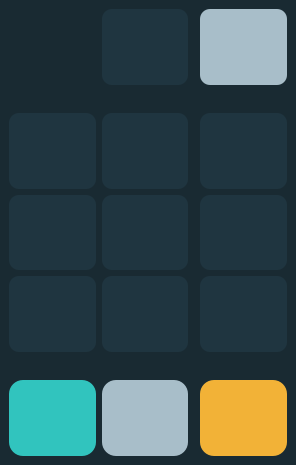
<?xml version="1.0" encoding="UTF-8"?>
<ui version="4.0">
 <class>MainWindow</class>
 <widget class="QMainWindow" name="MainWindow">
  <property name="geometry">
   <rect>
    <x>0</x>
    <y>0</y>
    <width>296</width>
    <height>465</height>
   </rect>
  </property>
  <property name="sizePolicy">
   <sizepolicy hsizetype="Preferred" vsizetype="Expanding">
    <horstretch>0</horstretch>
    <verstretch>0</verstretch>
   </sizepolicy>
  </property>
  <property name="windowTitle">
   <string/>
  </property>
  <property name="styleSheet">
   <string notr="true">background-color: rgb(25, 42, 50);
</string>
  </property>
  <widget class="QWidget" name="centralwidget">
   <layout class="QGridLayout" name="gridLayout">
    <item row="0" column="0">
     <widget class="QPushButton" name="btn_xo">
      <property name="sizePolicy">
       <sizepolicy hsizetype="Expanding" vsizetype="Expanding">
        <horstretch>0</horstretch>
        <verstretch>0</verstretch>
       </sizepolicy>
      </property>
      <property name="toolTip">
       <string>&lt;html&gt;&lt;head/&gt;&lt;body&gt;&lt;p align=&quot;center&quot;&gt;&lt;span style=&quot; font-size:10pt; font-weight:700;&quot;&gt;This is a simple Tik-Tak-Toe game, Designed and programmed by Zahra Eslami!&lt;/span&gt;&lt;/p&gt;&lt;/body&gt;&lt;/html&gt;</string>
      </property>
      <property name="styleSheet">
       <string notr="true">background-color: rgb(25, 42, 50);
border-radius: 10px;</string>
      </property>
      <property name="text">
       <string/>
      </property>
     </widget>
    </item>
    <item row="0" column="1">
     <widget class="QPushButton" name="btn_turn">
      <property name="sizePolicy">
       <sizepolicy hsizetype="Expanding" vsizetype="Expanding">
        <horstretch>0</horstretch>
        <verstretch>0</verstretch>
       </sizepolicy>
      </property>
      <property name="styleSheet">
       <string notr="true">background-color: rgb(31, 53, 64);
border-radius: 10px;
font: 700 16pt &quot;Consolas&quot;;
font-weight: bold; 
color: rgb(168,190,201); 
</string>
      </property>
      <property name="text">
       <string/>
      </property>
     </widget>
    </item>
    <item row="0" column="3">
     <widget class="QPushButton" name="btn_reset">
      <property name="sizePolicy">
       <sizepolicy hsizetype="Expanding" vsizetype="Expanding">
        <horstretch>0</horstretch>
        <verstretch>0</verstretch>
       </sizepolicy>
      </property>
      <property name="styleSheet">
       <string notr="true">background-color: rgb(168,190,201);
border-radius: 10px;</string>
      </property>
      <property name="text">
       <string/>
      </property>
     </widget>
    </item>
    <item row="1" column="0">
     <widget class="QLineEdit" name="lineEdit">
      <property name="styleSheet">
       <string notr="true">background-color: rgb(25, 42, 50);
border-radius: 10px;</string>
      </property>
     </widget>
    </item>
    <item row="1" column="1" colspan="2">
     <widget class="QLineEdit" name="lineEdit_2">
      <property name="styleSheet">
       <string notr="true">background-color: rgb(25, 42, 50);
border-radius: 10px;</string>
      </property>
     </widget>
    </item>
    <item row="1" column="3">
     <widget class="QLineEdit" name="lineEdit_3">
      <property name="sizePolicy">
       <sizepolicy hsizetype="Expanding" vsizetype="Fixed">
        <horstretch>0</horstretch>
        <verstretch>0</verstretch>
       </sizepolicy>
      </property>
      <property name="styleSheet">
       <string notr="true">background-color: rgb(25, 42, 50);
border-radius: 10px;</string>
      </property>
     </widget>
    </item>
    <item row="2" column="0">
     <widget class="QPushButton" name="btn1">
      <property name="sizePolicy">
       <sizepolicy hsizetype="Expanding" vsizetype="Expanding">
        <horstretch>0</horstretch>
        <verstretch>0</verstretch>
       </sizepolicy>
      </property>
      <property name="styleSheet">
       <string notr="true">background-color: rgb(31, 53, 64);
border-radius: 10px;</string>
      </property>
      <property name="text">
       <string/>
      </property>
     </widget>
    </item>
    <item row="2" column="1">
     <widget class="QPushButton" name="btn2">
      <property name="sizePolicy">
       <sizepolicy hsizetype="Expanding" vsizetype="Expanding">
        <horstretch>0</horstretch>
        <verstretch>0</verstretch>
       </sizepolicy>
      </property>
      <property name="styleSheet">
       <string notr="true">background-color: rgb(31, 53, 64);
border-radius: 10px;</string>
      </property>
      <property name="text">
       <string/>
      </property>
     </widget>
    </item>
    <item row="2" column="3">
     <widget class="QPushButton" name="btn3">
      <property name="sizePolicy">
       <sizepolicy hsizetype="Expanding" vsizetype="Expanding">
        <horstretch>0</horstretch>
        <verstretch>0</verstretch>
       </sizepolicy>
      </property>
      <property name="styleSheet">
       <string notr="true">background-color: rgb(31, 53, 64);
border-radius: 10px;</string>
      </property>
      <property name="text">
       <string/>
      </property>
     </widget>
    </item>
    <item row="3" column="0">
     <widget class="QPushButton" name="btn4">
      <property name="sizePolicy">
       <sizepolicy hsizetype="Expanding" vsizetype="Expanding">
        <horstretch>0</horstretch>
        <verstretch>0</verstretch>
       </sizepolicy>
      </property>
      <property name="styleSheet">
       <string notr="true">background-color: rgb(31, 53, 64);
border-radius: 10px;</string>
      </property>
      <property name="text">
       <string/>
      </property>
     </widget>
    </item>
    <item row="3" column="1">
     <widget class="QPushButton" name="btn5">
      <property name="sizePolicy">
       <sizepolicy hsizetype="Expanding" vsizetype="Expanding">
        <horstretch>0</horstretch>
        <verstretch>0</verstretch>
       </sizepolicy>
      </property>
      <property name="styleSheet">
       <string notr="true">background-color: rgb(31, 53, 64);
border-radius: 10px;</string>
      </property>
      <property name="text">
       <string/>
      </property>
     </widget>
    </item>
    <item row="3" column="3">
     <widget class="QPushButton" name="btn6">
      <property name="sizePolicy">
       <sizepolicy hsizetype="Expanding" vsizetype="Expanding">
        <horstretch>0</horstretch>
        <verstretch>0</verstretch>
       </sizepolicy>
      </property>
      <property name="styleSheet">
       <string notr="true">background-color: rgb(31, 53, 64);
border-radius: 10px;</string>
      </property>
      <property name="text">
       <string/>
      </property>
     </widget>
    </item>
    <item row="4" column="0">
     <widget class="QPushButton" name="btn7">
      <property name="sizePolicy">
       <sizepolicy hsizetype="Expanding" vsizetype="Expanding">
        <horstretch>0</horstretch>
        <verstretch>0</verstretch>
       </sizepolicy>
      </property>
      <property name="styleSheet">
       <string notr="true">background-color: rgb(31, 53, 64);
border-radius: 10px;</string>
      </property>
      <property name="text">
       <string/>
      </property>
     </widget>
    </item>
    <item row="4" column="1">
     <widget class="QPushButton" name="btn8">
      <property name="sizePolicy">
       <sizepolicy hsizetype="Expanding" vsizetype="Expanding">
        <horstretch>0</horstretch>
        <verstretch>0</verstretch>
       </sizepolicy>
      </property>
      <property name="styleSheet">
       <string notr="true">background-color: rgb(31, 53, 64);
border-radius: 10px;</string>
      </property>
      <property name="text">
       <string/>
      </property>
     </widget>
    </item>
    <item row="4" column="3">
     <widget class="QPushButton" name="btn9">
      <property name="sizePolicy">
       <sizepolicy hsizetype="Expanding" vsizetype="Expanding">
        <horstretch>0</horstretch>
        <verstretch>0</verstretch>
       </sizepolicy>
      </property>
      <property name="styleSheet">
       <string notr="true">background-color: rgb(31, 53, 64);
border-radius: 10px;</string>
      </property>
      <property name="text">
       <string/>
      </property>
     </widget>
    </item>
    <item row="5" column="0">
     <widget class="QLineEdit" name="lineEdit_6">
      <property name="sizePolicy">
       <sizepolicy hsizetype="Expanding" vsizetype="Fixed">
        <horstretch>0</horstretch>
        <verstretch>0</verstretch>
       </sizepolicy>
      </property>
      <property name="styleSheet">
       <string notr="true">background-color: rgb(25, 42, 50);
border-radius: 10px;</string>
      </property>
     </widget>
    </item>
    <item row="5" column="1">
     <widget class="QLineEdit" name="lineEdit_5">
      <property name="sizePolicy">
       <sizepolicy hsizetype="Expanding" vsizetype="Fixed">
        <horstretch>0</horstretch>
        <verstretch>0</verstretch>
       </sizepolicy>
      </property>
      <property name="styleSheet">
       <string notr="true">background-color: rgb(25, 42, 50);
border-radius: 10px;</string>
      </property>
     </widget>
    </item>
    <item row="5" column="2" colspan="2">
     <widget class="QLineEdit" name="lineEdit_4">
      <property name="sizePolicy">
       <sizepolicy hsizetype="Expanding" vsizetype="Fixed">
        <horstretch>0</horstretch>
        <verstretch>0</verstretch>
       </sizepolicy>
      </property>
      <property name="styleSheet">
       <string notr="true">background-color: rgb(25, 42, 50);
border-radius: 10px;</string>
      </property>
     </widget>
    </item>
    <item row="6" column="0">
     <widget class="QPushButton" name="btn_x">
      <property name="sizePolicy">
       <sizepolicy hsizetype="Expanding" vsizetype="Expanding">
        <horstretch>0</horstretch>
        <verstretch>0</verstretch>
       </sizepolicy>
      </property>
      <property name="styleSheet">
       <string notr="true">background-color: rgb(49, 196, 190);
font: 700 9pt &quot;Segoe UI&quot;;
border-radius: 14px;</string>
      </property>
      <property name="text">
       <string/>
      </property>
     </widget>
    </item>
    <item row="6" column="1">
     <widget class="QPushButton" name="btn_tie">
      <property name="sizePolicy">
       <sizepolicy hsizetype="Expanding" vsizetype="Expanding">
        <horstretch>0</horstretch>
        <verstretch>0</verstretch>
       </sizepolicy>
      </property>
      <property name="styleSheet">
       <string notr="true">background-color: rgb(168,190,201);
border-radius: 14px;
font: 700 9pt &quot;Segoe UI&quot;;</string>
      </property>
      <property name="text">
       <string/>
      </property>
     </widget>
    </item>
    <item row="6" column="3">
     <widget class="QPushButton" name="btn_o">
      <property name="sizePolicy">
       <sizepolicy hsizetype="Expanding" vsizetype="Expanding">
        <horstretch>0</horstretch>
        <verstretch>0</verstretch>
       </sizepolicy>
      </property>
      <property name="styleSheet">
       <string notr="true">background-color: rgb(242, 178, 55);
border-radius: 14px;
font: 700 9pt &quot;Segoe UI&quot;;</string>
      </property>
      <property name="text">
       <string/>
      </property>
     </widget>
    </item>
   </layout>
  </widget>
 </widget>
 <resources/>
 <connections/>
</ui>
